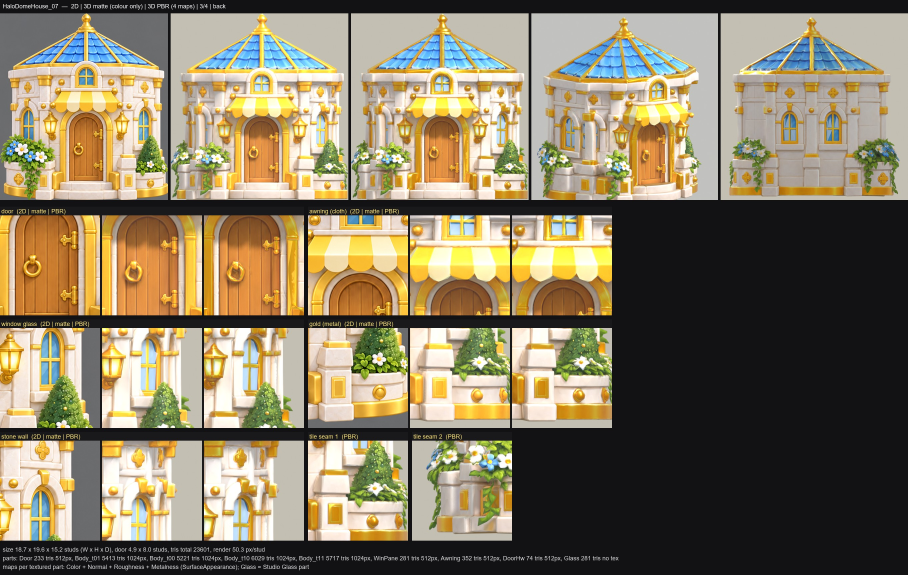
#> input picture art/review/img3/HaloDomeHouse_07_check.jpg, 2722 x 1724 px, given in place of HaloDomeHouse_07_check.jpg_front_ns.png, which was not available (shown at 1/3 size)
$ python _chunk_sidefix.py ../art/review/img3/HaloDomeHouse_07_check.jpg
#> lines starting #> are read from the running program, lines starting #| are printed output that depends on the picture; after the words box and inside, x2 and y2 are one past the last pixel; in counts of white or black regions, pixels touching at a corner belong together; pictures that were not available may be replaced by others from this repository, and a replacement may not be noted
"""Fix chunk side views with PIL only (이미지 생성 2): right = mirror(left); both sides rescaled so the object height equals the front's, same vertical span as the front, same grey canvas.
Usage: py tools/_chunk_sidefix.py <HaloChunk_Id> [--fill]   (originals saved once in build/img2_next/pil_orig/)"""
import os
import sys

import numpy as np
from PIL import Image, ImageFilter, ImageOps

D = os.path.join(os.path.dirname(os.path.dirname(os.path.abspath(__file__))), "art/out/s2/noshadow/chunks")


def P(n, v):
    return os.path.join(D, "%s_%s_ns.png" % (n, v))


def mask(im, thr=28):
    a = np.asarray(im).astype(int)
    c = np.array([a[:8, :8].reshape(-1, 3).mean(0), a[:8, -8:].reshape(-1, 3).mean(0), a[-8:, :8].reshape(-1, 3).mean(0), a[-8:, -8:].reshape(-1, 3).mean(0)]).mean(0)
    return Image.fromarray(((np.abs(a - c).max(2) > thr) * 255).astype("uint8")), tuple(int(x) for x in c)


def main(n, fill=False):
#> called with fill = False
    bk = os.path.abspath(os.path.join(D, "../../../../../build/img2_next/pil_orig"))
    os.makedirs(bk, exist_ok=True)
    front = Image.open(P(n, "front")).convert("RGB")
#> front is the input picture: PIL image 2722x1724 RGB; mean R, G, B 133.6, 122.9, 97.9
    fb = mask(front)[0].getbbox()
#> in mask, `c = np.array([a[:8, :8].reshape(-1, 3).mean(0), a[:8, -8:].reshape(-1,..`: c = [18, 18, 20]
#> fb = (0, 12, 2722, 1711)
    fh = fb[3] - fb[1]
#> fh = 1699
    left = Image.open(P(n, "left")).convert("RGB")
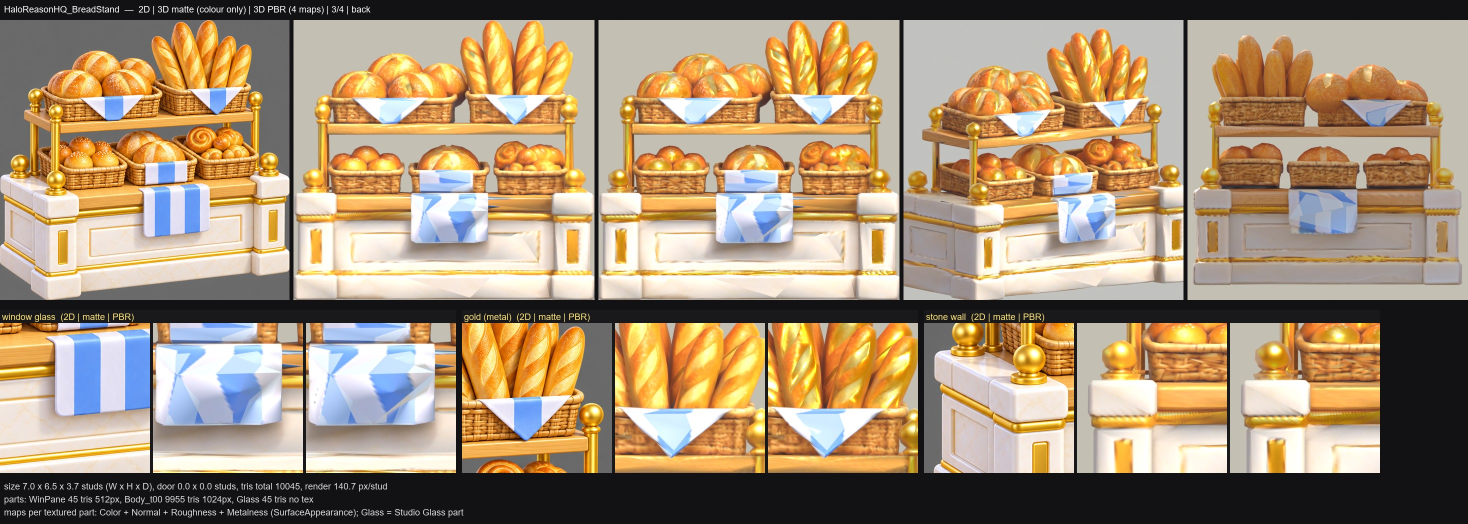
#> input picture art/review/img3/HaloReasonHQ_BreadStand_check.jpg, 2935 x 1048 px, given in place of HaloDomeHouse_07_check.jpg_left_ns.png, which was not available (shown at 1/2 size)
#> left is the input picture: PIL image 2935x1048 RGB; mean R, G, B 164.3, 143.2, 116.2
    for v in ("left", "right"):
        b = os.path.join(bk, "%s_%s.png" % (n, v))
        if not os.path.exists(b):
            Image.open(P(n, v)).save(b)
    m, c = mask(left)
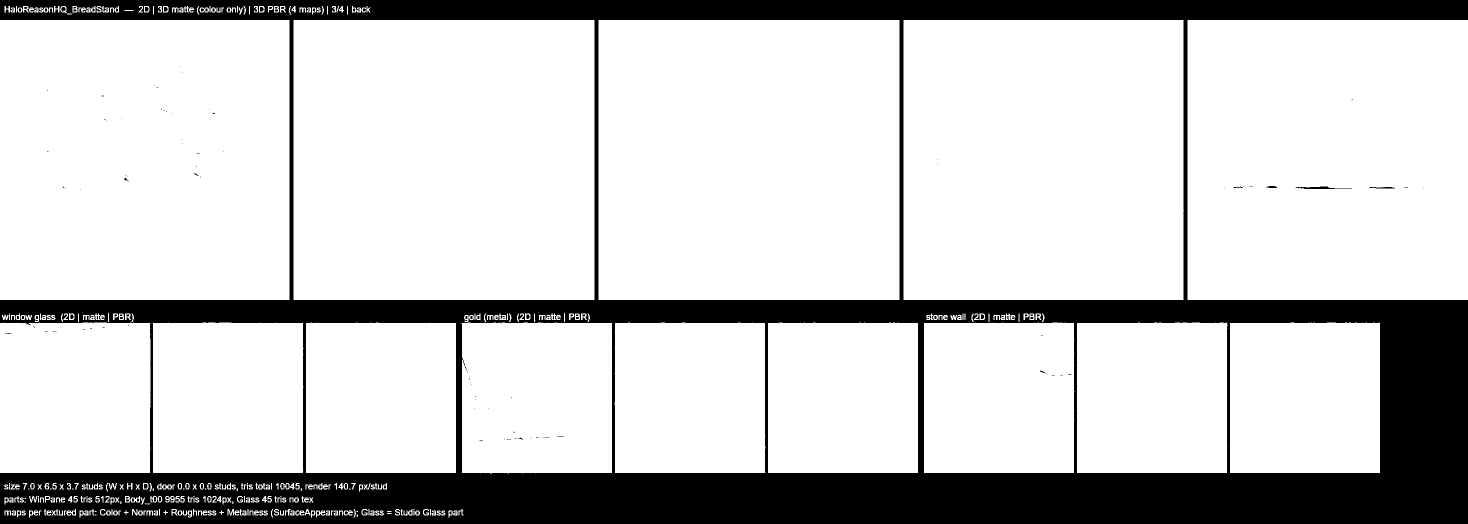
#> m: PIL image 2935x1048 L (shown at 1/2 size); 79.8% white; 239 black regions (157 under 20 px), largest, box (x1, y1, x2, y2) and area: (0, 0, 2935, 1048) 617341, (2591, 373, 2704, 378) 298, (2739, 374, 2790, 377) 115
#> c = (18, 18, 20)
    if fill:  # solid objects only: fills mask holes (white parts close to the grey), see-through gaps get the original grey
        from scipy import ndimage as ndi
        m = Image.fromarray((ndi.binary_fill_holes(np.asarray(m) > 0) * 255).astype("uint8"))
    m = m.filter(ImageFilter.MaxFilter(5)).filter(ImageFilter.GaussianBlur(2))
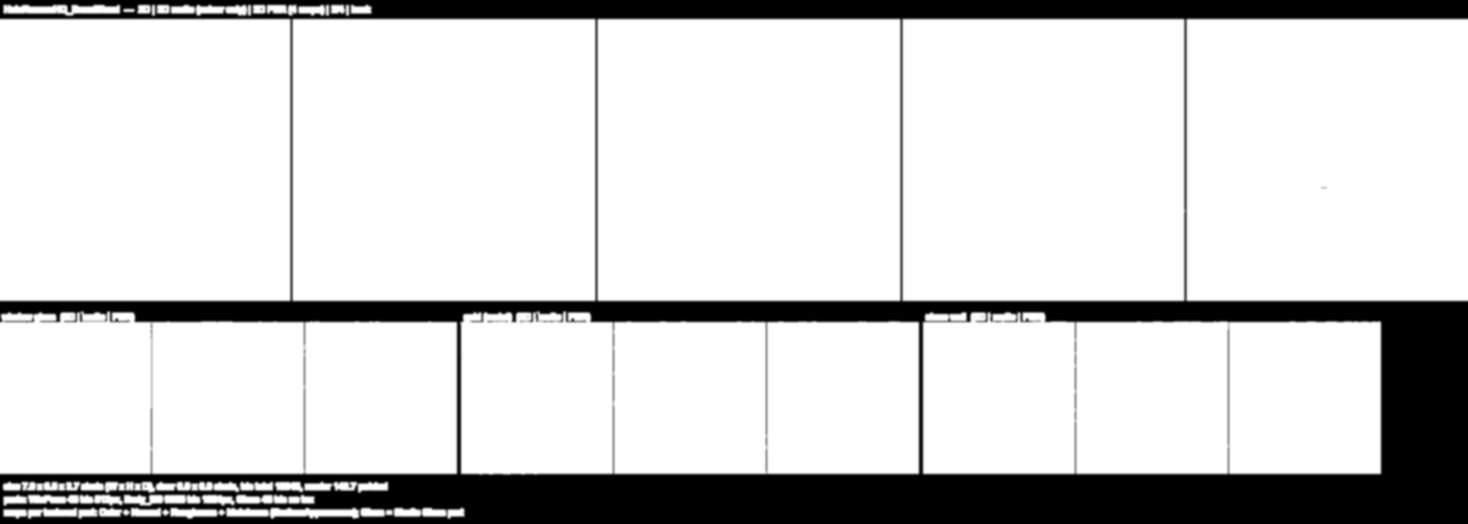
#> m: PIL image 2935x1048 L (shown at 1/2 size); min 0, max 255, mean 209.9
    bb = m.point(lambda x: 255 if x > 128 else 0).getbbox()
#> bb = (0, 10, 2935, 1037)
    obj, om = left.crop(bb), m.crop(bb)
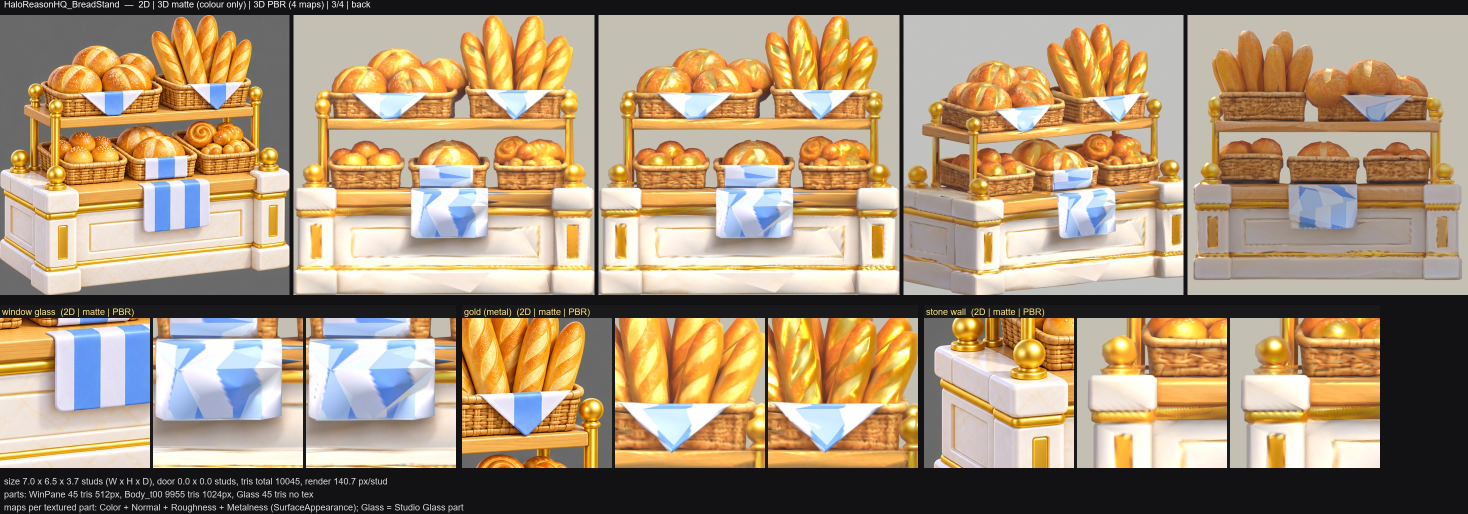
#> obj: PIL image 2935x1027 RGB (shown at 1/2 size); mean R, G, B 167.3, 145.8, 118.1
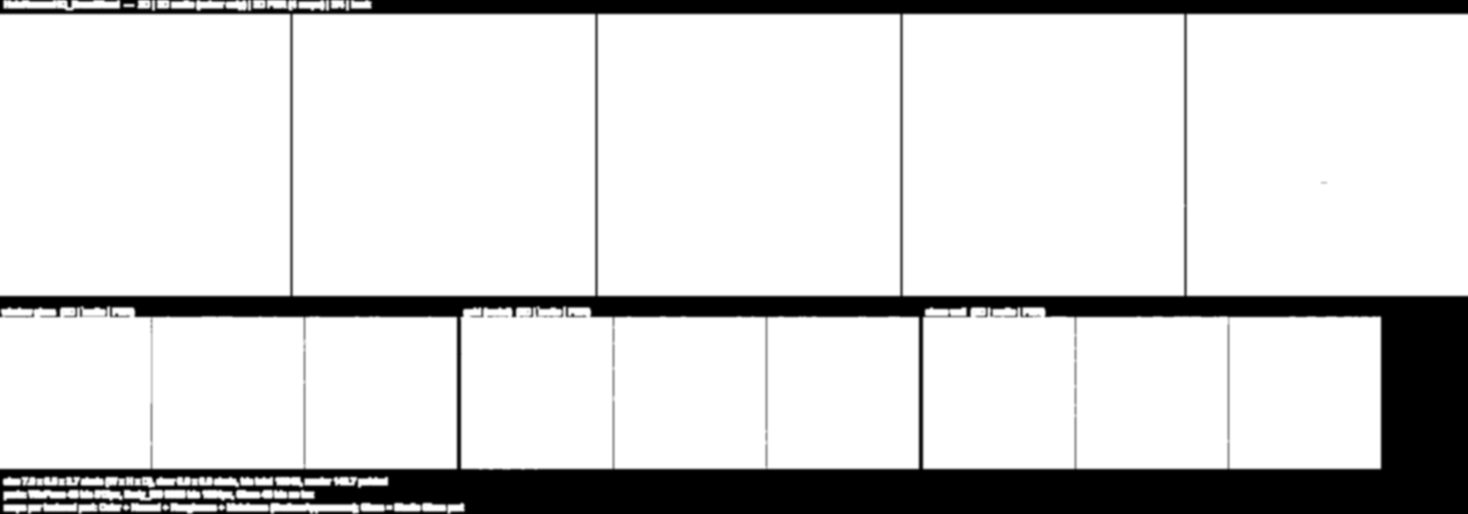
#> om: PIL image 2935x1027 L (shown at 1/2 size); min 0, max 255, mean 214.2
    size = (round(obj.width * fh / obj.height), fh)
#> size = (4855, 1699)
    cx = (bb[0] + bb[2]) // 2
#> cx = 1467
    if cx - size[0] // 2 < 2 or cx + size[0] // 2 > left.width - 2:
#> (the run stopped early here; a loop or call above may not have finished)
